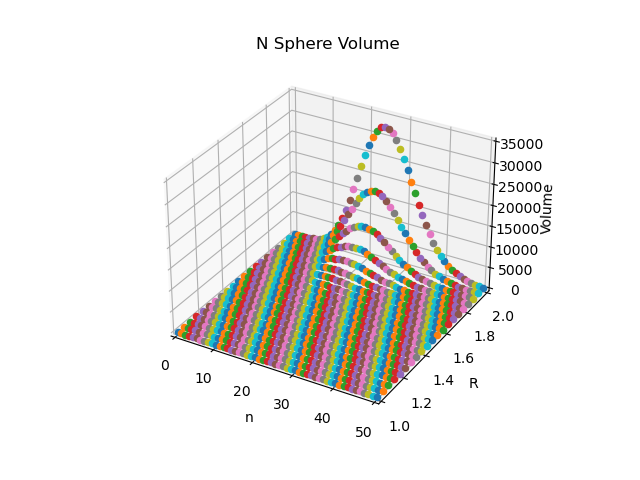

Here is the Python script that generated this plot:
import matplotlib.pyplot as plt
import numpy as np
import math

def nsphere_volume(n,R):
  if n==0:
    return 1
  numerator = ((np.pi)**(n/2)) * (R**n)
  denominator = math.gamma(n/2+1)
  return numerator/denominator

my_stuff = []

for i in range(0, 51):
  for j in range (100, 205, 5):
    a = (int(nsphere_volume(i, j/100) * 100))/100
    my_stuff.append([i, j/100, a])


ax = plt.figure().add_subplot(projection='3d')

plt.title("N Sphere Volume")

for a in my_stuff:
  ax.scatter(a[0], a[1], a[2])

ax.set_xlim(0, 50)
ax.set_ylim(1, 2)
ax.set_zlim(0, 35000)
ax.set_xlabel('n')
ax.set_ylabel('R')
ax.set_zlabel('Volume')
print("test case")
plt.savefig("nsphere.png")
